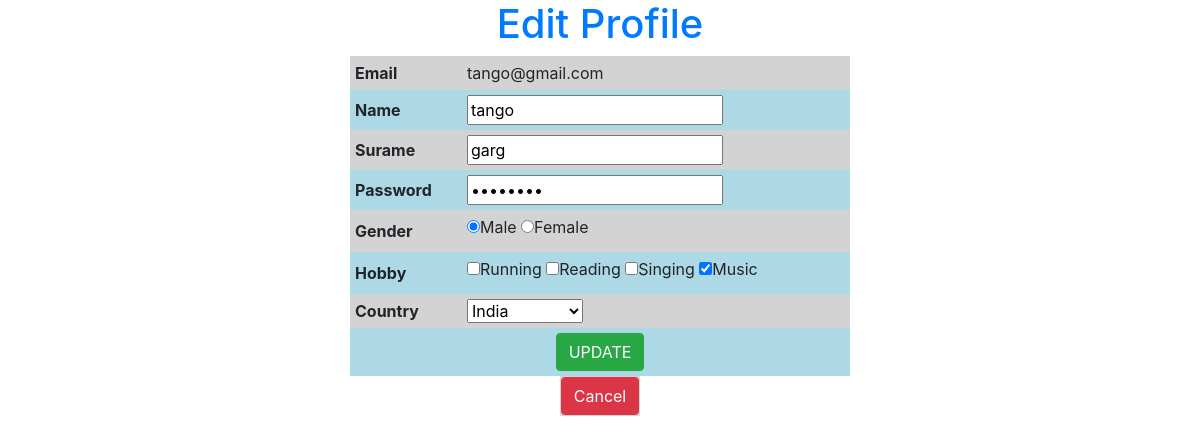
Screenshot of /redirect.php?eid=18 (signed in) with the database file from the repository.
### tables this page shows
CREATE TABLE `user` (
  `uid` int(11) NOT NULL,
  `email` varchar(50) NOT NULL,
  `password` varchar(50) NOT NULL,
  `name` varchar(50) NOT NULL,
  `surname` varchar(50) NOT NULL,
  `gender` varchar(50) NOT NULL,
  `hobby` varchar(100) NOT NULL,
  `country` int(11) NOT NULL,
  `dor` datetime NOT NULL,
  `status` enum('Enable','Disable') NOT NULL DEFAULT 'Enable'
);

### redirect.php (the view, shortened to what this page needs)
<?php
include('db.php');
if (isset($_REQUEST['eid'])) {
	$eid = $_REQUEST['eid'];
 	$edit = "select * from user where uid = '$eid' ";
 	$run_e = $con->query($edit);
 	$row_e = $run_e->fetch_object();
}
?>
<!DOCTYPE html>
<html>
<head>
	<link rel="stylesheet" href="css/bootstrap.min.css">
</head>
<body>
	<h1  align="center" class="text-primary">Edit Profile</h1>
 	<form method="post">
 		<table  align="center" cellspacing="0" cellpadding="5" width="500" >
 			<tr>
 				<th>Email</th>
 				<td>
 					<?php echo $row_e->email; ?>
 				</td>
 			</tr>
 			<tr>
 				<th>Name</th>
 				<td><input type="text" name="name" required="required" value="<?php
 						echo $row_e->name;
 					?>">
 				</td>
 			</tr>
 			<tr>
 				<th>Surame</th>
 				<td><input type="text" name="surname" required="required" value="<?php
 						echo $row_e->surname;
 					?>">
 				</td>
 			</tr>
 			<tr>
 			<th>Password</th>
 				<td><input type="password" name="password" required="required" value="<?php
						echo $row_e->password;
					?>">
 				</td>
 			</tr>
 			<tr>
 				<th>Gender</th>
 				<td>
 								<label><input type="radio" name="gn" value="Male" <?php if ($row_e->gender=="Male") {echo "checked='checked'";} ?> >Male</label>
 								<label><input type="radio" name="gn" <?php if ($row_e->gender=="Female") {echo "checked='checked'";} ?> value="Female">Female</label>
 				</td>
 			</tr>
 			<tr>
 				<th>Hobby</th>
 				<td>
 					<?php
 								$hbb = explode(", ", $row_e->hobby);
								?>
						<label><input type="checkbox" name="hb[]" <?php if (in_array("Running", $hbb)) { echo "checked='checked'"; }?> value="Running">Running</label>
						<label><input type="checkbox" name="hb[]" <?php if (in_array("Reading", $hbb)) { echo "checked='checked'"; }?> value="Reading">Reading</label>
						<label><input type="checkbox" name="hb[]" <?php if (in_array("Singing", $hbb)) { echo "checked='checked'"; }?> value="Singing">Singing</label>
						<label><input type="checkbox" name="hb[]" <?php if (in_array("Music", $hbb)) { echo "checked='checked'"; }?> value="Music">Music</label>
				</td>
			</tr>
			<tr>
				<th>Country</th>
				<td>
					<select name="cn">
						<?php
						$sel_c = "select * from country";
						$res_c = $con->query($sel_c);
						while ($row_c = $res_c->fetch_object()) {
								if ($row_e->country == $row_c->cid) {
									?>
									<option selected="selected" value="<?php echo $row_c->cid; ?>"><?php echo $row_c->cname; ?></option>
									<?php
								}
								else{
								?>
								<option value="<?php echo $row_c->cid; ?>"><?php echo $row_c->cname;?></option>
								<?php
								}
						}
						?>
					</select>
				</td>
			</tr>
			<tr>
				<td colspan="2" align="center"><input type="submit" class="btn btn-success" name="update" value="UPDATE"></td>
	 		</tr>
		</table>
	</form>
	<table align="center">
		<tr align="center">
			<td>
				<a href="view.php" class="btn btn-danger">Cancel</a>
			</td>
		</tr>
	</table>
</body>
</html>

### redirect.php (style rules this page uses)
tr:nth-child(odd) { background-color: lightgray; }
tr:nth-child(even) { background-color: lightblue; }

### rows the page displays
user: email "tango@gmail.com", name "tango", surname "garg", gender "☑ Male", gender "☐ Female", hobby "☑"

### other values shown
form field cn "India"
